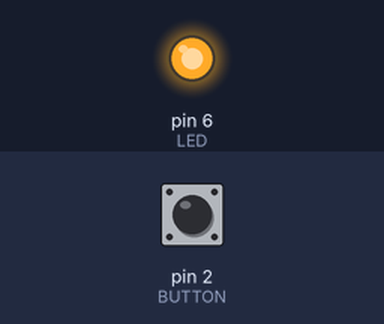
This sketch was run on a simulated Arduino Uno, built with avr-gcc and run on an emulated ATmega328P. On the bench: output pins drawn as LEDs (lit = HIGH). Dashed ring = blinking. Inputs (shaded band) come from the test bench; at power-on: pin 2 (BUTTON) LOW.

Above: at 1.2 s.
1.3 s: pin 2 (BUTTON) pulled HIGH for 1 s
At 3.6 s:
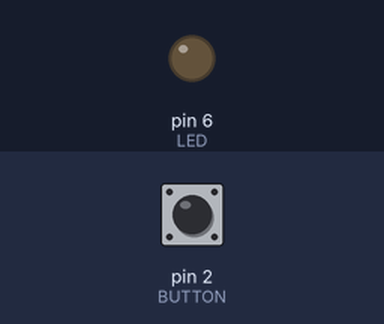
3.9 s: pin 2 (BUTTON) pulled HIGH for 0.25 s
At 5.1 s:
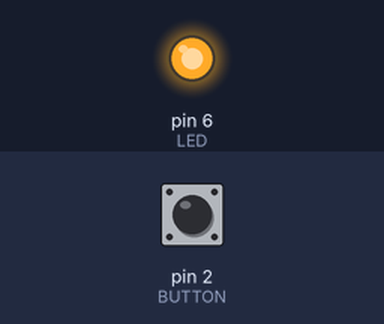
5.7 s: pin 2 (BUTTON) pulled HIGH for 3.2 s
At 6.3 s:
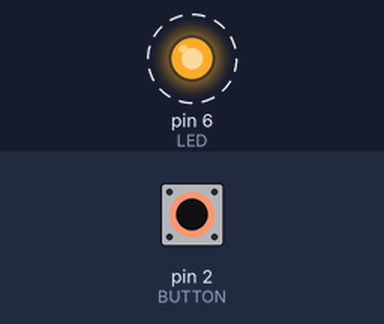
Timing chart, 0 to 10.5 s (numbered marks = the images above; inputs shaded):
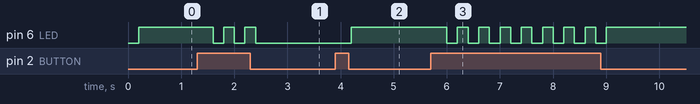

The sketch:

led_and_button.ino
```cpp
int LED = 6;
int BUTTON = 2;
int val = 0;
bool state = true;

void setup() {
  pinMode(LED, OUTPUT);
  pinMode(BUTTON, INPUT);

}
void loop() {

  val = digitalRead(BUTTON);

  delay(200);

  if ( val == HIGH ) {
    state = !state;
  }


  if ( state ) {
    digitalWrite(LED, HIGH);
  } else {
    digitalWrite(LED, LOW);
  }
}
```

Measured:
- after the input at 1.3 s, pin 6 (LED): alternates HIGH for 0.20 s and LOW for 0.20 s, 5 changes in all, then stays LOW, starting after 0.30 s
- after the input at 3.9 s, pin 6 (LED): LOW → HIGH after 0.30 s
- after the input at 5.7 s, pin 6 (LED): alternates HIGH for 0.20 s and LOW for 0.20 s, 16 changes in all, then stays HIGH, starting after 0.30 s
